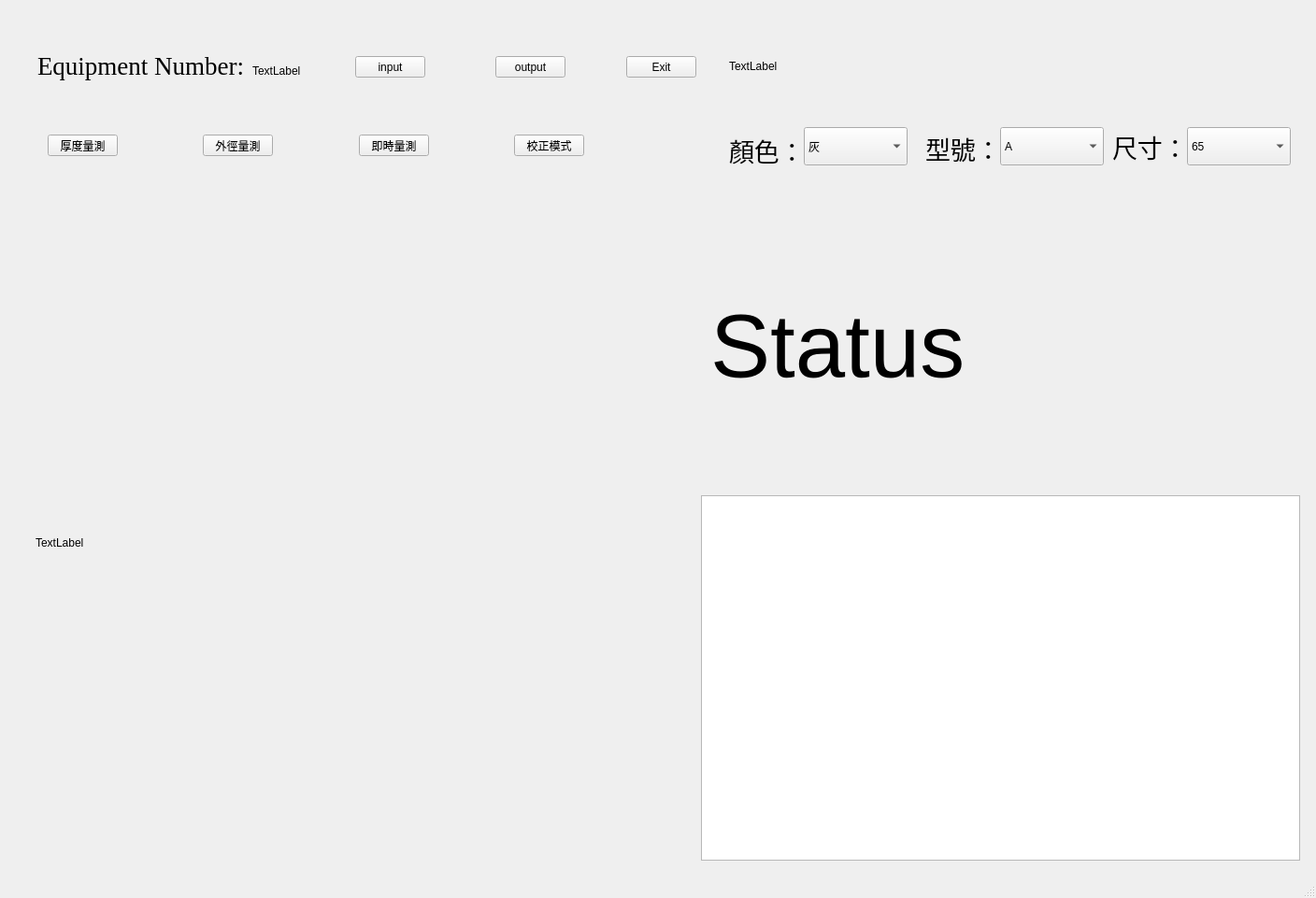
<?xml version="1.0" encoding="UTF-8"?>
<ui version="4.0">
 <class>MainWindow</class>
 <widget class="QMainWindow" name="MainWindow">
  <property name="geometry">
   <rect>
    <x>0</x>
    <y>0</y>
    <width>1408</width>
    <height>961</height>
   </rect>
  </property>
  <property name="windowTitle">
   <string>MainWindow</string>
  </property>
  <property name="styleSheet">
   <string notr="true">/* style for the QcomboBox */
#comboBox {
    border: 1px solid #ced4da;
    border-radius: 4px;
    padding-left: 10px;

}
#comboBoxdrop-down {
    border: 0px;
}
#comboBoxdown-arrow {
    image: url(:/icon/arrow-204-32.ico);
    width: 12px;
    height: 12px;
    margin-right: 15px;
}
#comboBox:on {
    border: 4px solid #c2dbfe;
}

#comboBox QListView {
    font-size: 12px;
    border: solid rgba(0, 0, 0, 10%);
    padding: 5px;
    background-color: #fff;
    outline: 0px;
}
</string>
  </property>
  <widget class="QWidget" name="centralwidget">
   <widget class="QComboBox" name="pipelineTypeComboBox">
    <property name="geometry">
     <rect>
      <x>1070</x>
      <y>136</y>
      <width>111</width>
      <height>41</height>
     </rect>
    </property>
    <item>
     <property name="text">
      <string>A</string>
     </property>
    </item>
    <item>
     <property name="text">
      <string>B</string>
     </property>
    </item>
    <item>
     <property name="text">
      <string>W</string>
     </property>
    </item>
    <item>
     <property name="text">
      <string>E</string>
     </property>
    </item>
    <item>
     <property name="text">
      <string>ES1</string>
     </property>
    </item>
    <item>
     <property name="text">
      <string>R</string>
     </property>
    </item>
    <item>
     <property name="text">
      <string>HIB</string>
     </property>
    </item>
    <item>
     <property name="text">
      <string>HIW</string>
     </property>
    </item>
   </widget>
   <widget class="QLabel" name="normalText4">
    <property name="geometry">
     <rect>
      <x>780</x>
      <y>140</y>
      <width>81</width>
      <height>41</height>
     </rect>
    </property>
    <property name="font">
     <font>
      <family>標楷體</family>
      <pointsize>20</pointsize>
     </font>
    </property>
    <property name="text">
     <string>顏色：</string>
    </property>
   </widget>
   <widget class="QLabel" name="normalText5">
    <property name="geometry">
     <rect>
      <x>1190</x>
      <y>136</y>
      <width>91</width>
      <height>41</height>
     </rect>
    </property>
    <property name="font">
     <font>
      <family>標楷體</family>
      <pointsize>20</pointsize>
     </font>
    </property>
    <property name="text">
     <string>尺寸：</string>
    </property>
   </widget>
   <widget class="QLabel" name="timeLabel">
    <property name="geometry">
     <rect>
      <x>780</x>
      <y>40</y>
      <width>611</width>
      <height>61</height>
     </rect>
    </property>
    <property name="text">
     <string>TextLabel</string>
    </property>
   </widget>
   <widget class="QPushButton" name="test_button">
    <property name="geometry">
     <rect>
      <x>380</x>
      <y>60</y>
      <width>75</width>
      <height>23</height>
     </rect>
    </property>
    <property name="text">
     <string>input</string>
    </property>
   </widget>
   <widget class="QPushButton" name="Exit">
    <property name="geometry">
     <rect>
      <x>670</x>
      <y>60</y>
      <width>75</width>
      <height>23</height>
     </rect>
    </property>
    <property name="text">
     <string>Exit</string>
    </property>
   </widget>
   <widget class="QComboBox" name="colorTypeComboBox">
    <property name="geometry">
     <rect>
      <x>860</x>
      <y>136</y>
      <width>111</width>
      <height>41</height>
     </rect>
    </property>
    <property name="styleSheet">
     <string notr="true">/* style for the QcomboBox */
#comboBox {
	qproperty-backgroundColor:#0066B0;
	border :1px solid #ced4da;
	border-radius: 4px;
	padding-left:10 px;

}
#comboBox::drop-down{
	border:0px;
}
#comboBox::down-arrow{
	image:url(:/icon/arrow-204-32.ico);
	width: 12 px;
	height :12px ;
	margin-right: 15px;
}
#comboBox:on{
	border 4px solid #c2dbfe;
}

#comboBox QListView{
	font-size 12px;
border: solid rgba(0,0,0,10%);
padding: 5px;
background-color: #fff;
outline: 0px;
}</string>
    </property>
    <item>
     <property name="text">
      <string>灰</string>
     </property>
    </item>
    <item>
     <property name="text">
      <string>橘</string>
     </property>
    </item>
    <item>
     <property name="text">
      <string>藍</string>
     </property>
    </item>
    <item>
     <property name="text">
      <string>其他</string>
     </property>
    </item>
   </widget>
   <widget class="QPushButton" name="csv_button">
    <property name="geometry">
     <rect>
      <x>530</x>
      <y>60</y>
      <width>75</width>
      <height>23</height>
     </rect>
    </property>
    <property name="text">
     <string>output</string>
    </property>
   </widget>
   <widget class="QLabel" name="statusLabel">
    <property name="geometry">
     <rect>
      <x>760</x>
      <y>230</y>
      <width>621</width>
      <height>281</height>
     </rect>
    </property>
    <property name="font">
     <font>
      <family>Arial</family>
      <pointsize>72</pointsize>
     </font>
    </property>
    <property name="text">
     <string>Status</string>
    </property>
   </widget>
   <widget class="QLabel" name="normalText6">
    <property name="geometry">
     <rect>
      <x>990</x>
      <y>143</y>
      <width>71</width>
      <height>31</height>
     </rect>
    </property>
    <property name="font">
     <font>
      <family>標楷體</family>
      <pointsize>20</pointsize>
     </font>
    </property>
    <property name="text">
     <string>型號：</string>
    </property>
   </widget>
   <widget class="QTableWidget" name="tableWidget">
    <property name="geometry">
     <rect>
      <x>750</x>
      <y>530</y>
      <width>641</width>
      <height>391</height>
     </rect>
    </property>
   </widget>
   <widget class="QComboBox" name="pipelineDiameterComboBox">
    <property name="geometry">
     <rect>
      <x>1270</x>
      <y>136</y>
      <width>111</width>
      <height>41</height>
     </rect>
    </property>
    <item>
     <property name="text">
      <string>65</string>
     </property>
    </item>
    <item>
     <property name="text">
      <string>80</string>
     </property>
    </item>
    <item>
     <property name="text">
      <string>90</string>
     </property>
    </item>
    <item>
     <property name="text">
      <string>100</string>
     </property>
    </item>
    <item>
     <property name="text">
      <string>125</string>
     </property>
    </item>
    <item>
     <property name="text">
      <string>150</string>
     </property>
    </item>
    <item>
     <property name="text">
      <string>200</string>
     </property>
    </item>
   </widget>
   <widget class="QLabel" name="textEquipment">
    <property name="geometry">
     <rect>
      <x>40</x>
      <y>40</y>
      <width>301</width>
      <height>61</height>
     </rect>
    </property>
    <property name="font">
     <font>
      <family>Times New Roman</family>
      <pointsize>20</pointsize>
     </font>
    </property>
    <property name="text">
     <string>Equipment Number:</string>
    </property>
   </widget>
   <widget class="QLabel" name="showImageLabel">
    <property name="geometry">
     <rect>
      <x>40</x>
      <y>210</y>
      <width>659</width>
      <height>41</height>
     </rect>
    </property>
    <property name="text">
     <string/>
    </property>
   </widget>
   <widget class="QLabel" name="videoLabel">
    <property name="geometry">
     <rect>
      <x>38</x>
      <y>230</y>
      <width>671</width>
      <height>701</height>
     </rect>
    </property>
    <property name="text">
     <string>TextLabel</string>
    </property>
   </widget>
   <widget class="QLabel" name="equipmentLabel">
    <property name="geometry">
     <rect>
      <x>270</x>
      <y>60</y>
      <width>91</width>
      <height>31</height>
     </rect>
    </property>
    <property name="text">
     <string>TextLabel</string>
    </property>
   </widget>
   <widget class="QPushButton" name="callibrartionButton">
    <property name="geometry">
     <rect>
      <x>550</x>
      <y>144</y>
      <width>75</width>
      <height>23</height>
     </rect>
    </property>
    <property name="text">
     <string>校正模式</string>
    </property>
   </widget>
   <widget class="QPushButton" name="thicknessButton">
    <property name="geometry">
     <rect>
      <x>51</x>
      <y>144</y>
      <width>75</width>
      <height>23</height>
     </rect>
    </property>
    <property name="text">
     <string>厚度量測</string>
    </property>
   </widget>
   <widget class="QPushButton" name="diameterButton">
    <property name="geometry">
     <rect>
      <x>217</x>
      <y>144</y>
      <width>75</width>
      <height>23</height>
     </rect>
    </property>
    <property name="text">
     <string>外徑量測</string>
    </property>
   </widget>
   <widget class="QPushButton" name="realtimeButton">
    <property name="geometry">
     <rect>
      <x>384</x>
      <y>144</y>
      <width>75</width>
      <height>23</height>
     </rect>
    </property>
    <property name="text">
     <string>即時量測</string>
    </property>
   </widget>
  </widget>
  <widget class="QMenuBar" name="menubar">
   <property name="geometry">
    <rect>
     <x>0</x>
     <y>0</y>
     <width>1408</width>
     <height>21</height>
    </rect>
   </property>
  </widget>
  <widget class="QStatusBar" name="statusbar"/>
 </widget>
 <resources/>
 <connections/>
</ui>
